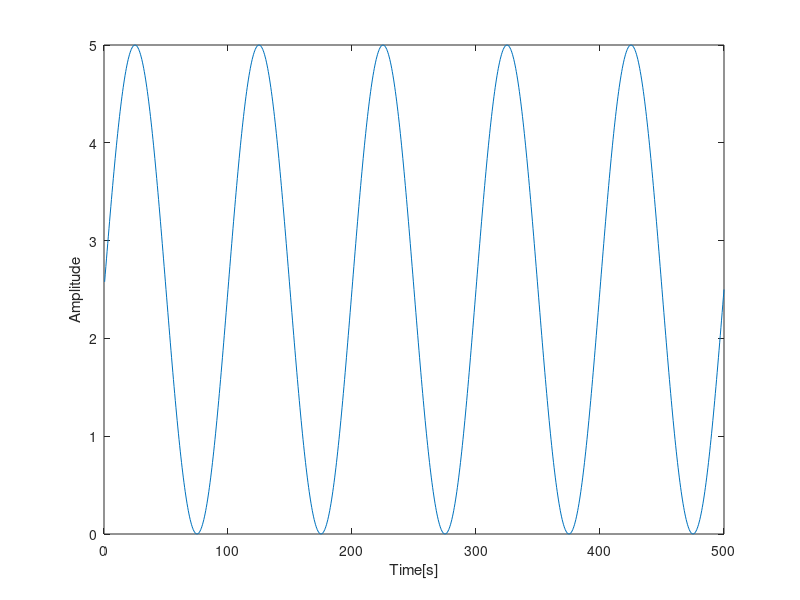

Source code (MATLAB):
i=1:1000;
v=2.5*sin(pi*i/100)+2.5;
t=0.5:0.5:500;
Matrix=[t,v];
plot(t,v);
xlabel("Time[s]");
ylabel("Amplitude");







